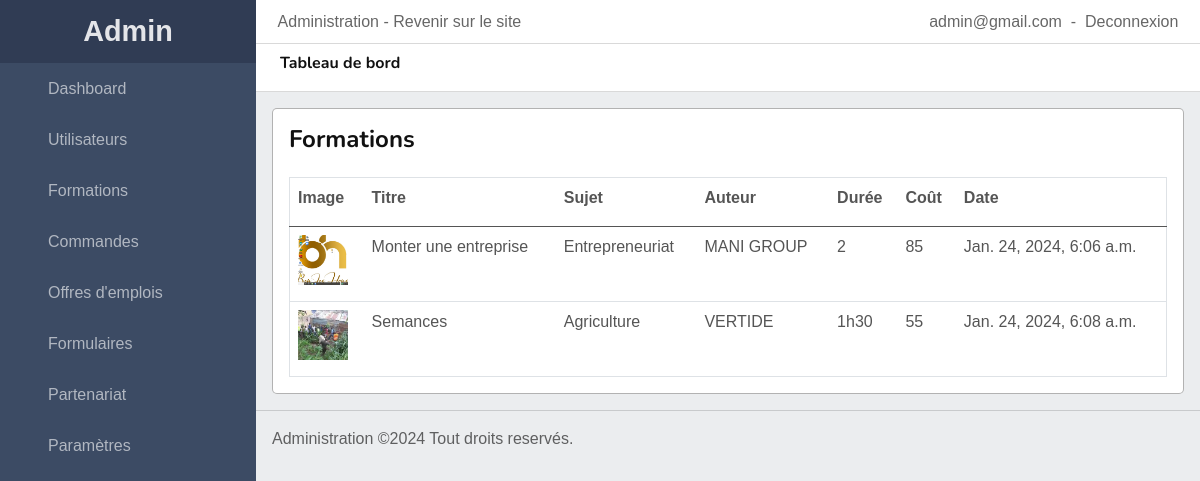
Page /back/formations/ (signed in) on the committed database.
### accounts/models.py (models this page shows, shortened)
class CustomUser(AbstractUser):
    full_name = models.CharField(('full_name'), max_length=50)
    email = models.EmailField(('email'), unique=True)
    phone = models.CharField(('phone'), max_length=15)
    birthday = models.DateField(('birthday'), null=True, blank=True)
    gender = models.CharField(('gender'), choices=GENDER, max_length=1)
    profile = models.CharField(('profile'), choices=PROFILE, max_length=15)
    objects = UserManager()

### back/models.py (models this page shows, shortened)
class Formation(models.Model):
    subject = models.ForeignKey(Subject, on_delete=models.SET_NULL, null=True)
    title = models.CharField(max_length=100)
    slug = models.SlugField(unique=True)
    image = models.ImageField(upload_to='formation/')
    description = models.TextField()
    avantage = models.TextField()
    certification = models.TextField()
    auteur = models.CharField(max_length=100)
    duree = models.CharField(max_length=100)
    prix = models.CharField(max_length=100)
    souscrire = models.ManyToManyField(User, blank=True)
    date = models.DateTimeField(auto_now_add=True)
    update = models.DateTimeField(auto_now=True)

class Subject(models.Model):
    title = models.CharField(max_length=100)
    slug = models.SlugField(unique=True)
    date = models.DateTimeField(auto_now_add=True)
    update = models.DateTimeField(auto_now=True)

### back/views.py (the view)
# urls.py: path('formations/', Formations, name='formations'),
def Formations(request):
    subjects = Subject.objects.all().order_by('id')
    formations = Formation.objects.all().order_by('id')
    template_name = 'back/formations.html'
    context = {
        'subjects': subjects,
        'formations': formations,
    }
    return render(request, template_name, context)

### templates/back/formations.html (shortened to what this page needs)
{% extends 'back/base.html' %}
{% load static %}
{% block content %}
<div class="the-container">
    <h4 class="the-container-title">Formations</h4>
    <div class="table-responsive px-3 mt-4">
        <table class="table border bg-white">
            <thead class="thead-light">
                <tr>
                    <th class="pb-3">Image</th>
                    <th class="pb-3">Titre</th>
                    <th class="pb-3">Sujet</th>
                    <th class="pb-3">Auteur</th>
                    <th class="pb-3">Durée</th>
                    <th class="pb-3">Coût</th>
                    <th class="pb-3">Date</th>
                </tr>
            </thead>
            <tbody>
                {% for item in formations %}
                <tr>
                    <td class="pb-3"><img src="{{item.image.url}}" alt="{{item.title}}" style="width: 50px; height: 50px; object-fit: cover;"></td>
                    <td class="pb-3">{{item.title}}</td>
                    <td class="pb-3">{{item.subject.title}}</td>
                    <td class="pb-3">{{item.auteur}}</td>
                    <td class="pb-3">{{item.duree}}</td>
                    <td class="pb-3">{{item.prix}}</td>
                    <td class="pb-3">{{item.date}}</td>
                </tr>
                {% endfor %}
            </tbody>
        </table>
    </div>
</div>
{% endblock %}

### templates/back/base.html (shortened to what this page needs)
{% load static %}
<!DOCTYPE html>
<html lang="en">
<head>
    {% include 'includes/css.html' %}
    <link href="{% static 'css/admin-css.css' %}" rel="stylesheet">
</head>
<body>
    {% if request.user.is_authenticated %}
    {% if request.user.is_superuser %}
    <div class="wrapper dashboard">
        <div class="sidebar hide">
            <div class="sidebar-brand">
                <a href="{% url 'back:dashboard' %}">Admin</a>
            </div>
            <ul class="nav">
                <li class="nav-item"><a href="{% url 'back:dashboard' %}" class="nav-link {% if request.path == '/back/' %}active{% endif %}">Dashboard</a></li>
                <li class="nav-item"><a href="{% url 'back:users' %}" class="nav-link">Utilisateurs</a></li>
                <li class="nav-item"><a href="{% url 'back:formations' %}" class="nav-link">Formations</a></li>
                <li class="nav-item"><a href="{% url 'back:commandes' %}" class="nav-link">Commandes</a></li>
                <li class="nav-item"><a href="{% url 'back:emplois' %}" class="nav-link">Offres d'emplois</a></li>
                <li class="nav-item"><a href="{% url 'back:formulaires' %}" class="nav-link">Formulaires</a></li>
                <li class="nav-item"><a href="#" class="nav-link">Partenariat</a></li>
                <li class="nav-item"><a href="#" class="nav-link">Paramètres</a></li>
            </ul>
        </div>
        <div class="main-admin full">
            <div class="top">
                <div class="row justify-content-between m-0 top-links">
                    <div class="col-auto">
                        <span><a href="{% url 'back:dashboard' %}">Administration</a> - <a href="{% url 'home:home' %}">Revenir sur le site</a></span>
                    </div>
                    <div class="col-auto">
                        <span>{{request.user.email}}</span> &nbsp;-&nbsp;
                        <a href="{% url 'accounts:logout' %}">Deconnexion</a>
                    </div>
                </div>
                <hr class="m-0">
                <div class="title">
                    <h6>Tableau de bord</h6>
                </div>
                <hr class="m-0">
            </div>
            <div class="content p-3">
                {% block content %}{% endblock %}
            </div>
            <div class="admin-footer">
                <hr class="m-0">
                <div class="d-flex justify-content-between p-3">
                    <div class="left-side">Administration &copy;2024 Tout droits reservés.</div>
                </div>
            </div>
        </div>
    </div>
    {% else %}
    <h1>Vous n'êtes pas autorisé à accéder à cette page !</h1>
    {% endif %}
    {% else %}
        <h1>Veillez vous connecter pour accéder à cette page !</h1>
    {% endif %}
</body>
</html>

### static/css/css-files.css (style rules this page uses)
html, body { box-sizing: border-box; overflow-x: hidden; background-color: #f5f5f8; }

### static/css/admin-css.css (style rules this page uses)
html, body { overflow-x: hidden; height: 100%; }
.wrapper.dashboard { color: rgba(0, 0, 0, 0.6); overflow-x: hidden; background-color: rgba(235, 237, 239, 1); min-height: 100%; }
.dashboard a, a:hover { color: inherit; text-decoration: none; }
.dashboard .sidebar { position: fixed; top: 0px; left: 0px; width: 16rem; height: 100%; background-color: #3c4b64; overflow-y: scroll; z-index: 999; }
.dashboard .sidebar .sidebar-brand a { display: block; text-align: center; padding: 10px; color: rgba(255, 255, 255, 0.87); background-color: rgba(0, 0, 21, 0.2); font-size: 1.8rem; font-weight: 600; }
.dashboard .sidebar .nav { flex-direction: column; color: rgba(255, 255, 255, 0.6); }
.dashboard .sidebar .nav .nav-link { padding: 0.8445rem 1rem 0.8445rem 3rem ; transition: all 300ms; }
.dashboard .main-admin { padding-left: 16rem; transition: all 200ms; }
.dashboard .main-admin .top { background-color: #fff; }
.dashboard .top .top-links, .top .title { padding: 0.6rem; }
.dashboard .top .title { background-color: #fff; padding-left: 1.5rem; }
.dashboard .content .the-container { background-color: #fff; border: 1px solid rgba(0, 0, 0, 0.3); border-radius: 5px; }
.dashboard .content .the-container-title { padding: 1rem 1rem 0rem; }

### rows in the picture
CustomUser: user.email "admin@gmail.com"
Formation: image (picture), title "Monter une entreprise", subject "Entrepreneuriat", auteur "MANI GROUP", duree "2", prix "85", date "Jan. 24, 2024, 6:06 a.m."
Formation: image (picture), title "Semances", subject "Agriculture", auteur "VERTIDE", duree "1h30", prix "55", date "Jan. 24, 2024, 6:08 a.m."
